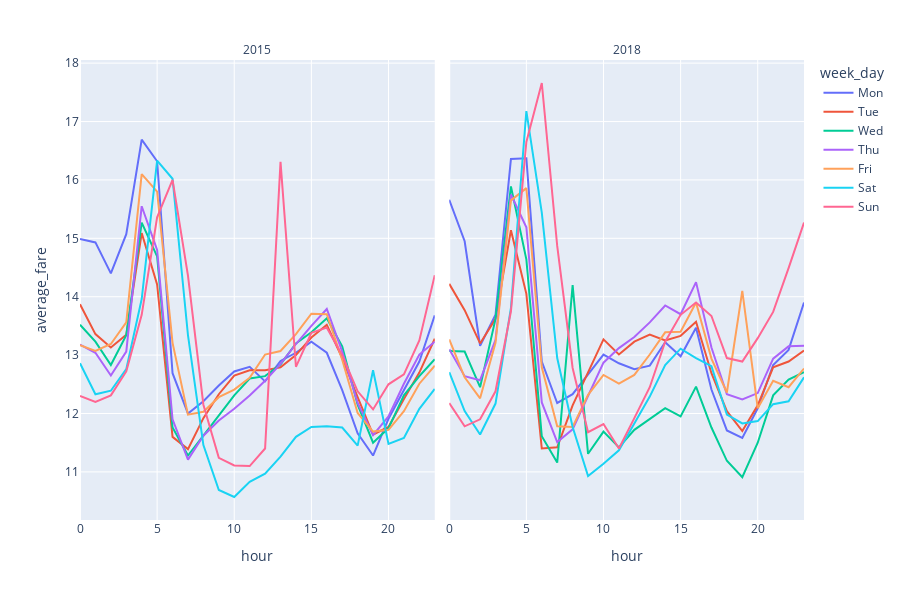

Notebook source saved alongside this figure:
### Code cell
plot_by_hour(pd_grp, "average_fare", 'Average fare')

### Figure 1 — Plotly figure (JSON) as saved in the notebook; plotly's stock layout.template omitted (floating-point values rounded to 4 significant figures)
{"data": [{"hovertemplate": "<b>%{hovertext}</b><br><br>week_day=Mon<br>year=2015<br>hour=%{x}<br>average_fare=%{y}<extra></extra>", "hovertext": ["2015", "2015", "2015", "2015", "2015", "2015", "2015", "2015", "2015", "2015", "2015", "2015", "2015", "2015", "2015", "2015", "2015", "2015", "2015", "2015", "2015", "2015", "2015", "2015"], "legendgroup": "Mon", "line": {"color": "#636efa", "dash": "solid"}, "mode": "lines", "name": "Mon", "orientation": "v", "showlegend": true, "type": "scatter", "x": [0, 1, 2, 3, 4, 5, 6, 7, 8, 9, 10, 11, 12, 13, 14, 15, 16, 17, 18, 19, 20, 21, 22, 23], "xaxis": "x", "y": [14.99, 14.93, 14.4, 15.07, 16.69, 16.32, 12.69, 12, 12.21, 12.48, 12.72, 12.8, 12.55, 12.9, 13.04, 13.23, 13.04, 12.4, 11.66, 11.28, 11.91, 12.39, 12.89, 13.68], "yaxis": "y"}, {"hovertemplate": "<b>%{hovertext}</b><br><br>week_day=Mon<br>year=2018<br>hour=%{x}<br>average_fare=%{y}<extra></extra>", "hovertext": ["2018", "2018", "2018", "2018", "2018", "2018", "2018", "2018", "2018", "2018", "2018", "2018", "2018", "2018", "2018", "2018", "2018", "2018", "2018", "2018", "2018", "2018", "2018", "2018"], "legendgroup": "Mon", "line": {"color": "#636efa", "dash": "solid"}, "mode": "lines", "name": "Mon", "orientation": "v", "showlegend": false, "type": "scatter", "x": [0, 1, 2, 3, 4, 5, 6, 7, 8, 9, 10, 11, 12, 13, 14, 15, 16, 17, 18, 19, 20, 21, 22, 23], "xaxis": "x2", "y": [15.66, 14.95, 13.16, 13.69, 16.36, 16.37, 12.89, 12.18, 12.33, 12.67, 13.01, 12.86, 12.76, 12.82, 13.22, 12.98, 13.47, 12.41, 11.71, 11.58, 12.09, 12.83, 13.09, 13.9], "yaxis": "y2"}, {"hovertemplate": "<b>%{hovertext}</b><br><br>week_day=Tue<br>year=2015<br>hour=%{x}<br>average_fare=%{y}<extra></extra>", "hovertext": ["2015", "2015", "2015", "2015", "2015", "2015", "2015", "2015", "2015", "2015", "2015", "2015", "2015", "2015", "2015", "2015", "2015", "2015", "2015", "2015", "2015", "2015", "2015", "2015"], "legendgroup": "Tue", "line": {"color": "#EF553B", "dash": "solid"}, "mode": "lines", "name": "Tue", "orientation": "v", "showlegend": true, "type": "scatter", "x": [0, 1, 2, 3, 4, 5, 6, 7, 8, 9, 10, 11, 12, 13, 14, 15, 16, 17, 18, 19, 20, 21, 22, 23], "xaxis": "x", "y": [13.87, 13.36, 13.13, 13.35, 15.09, 14.21, 11.6, 11.39, 11.92, 12.33, 12.65, 12.74, 12.74, 12.79, 13, 13.3, 13.52, 12.95, 12.28, 11.64, 11.77, 12.25, 12.7, 13.28], "yaxis": "y"}, {"hovertemplate": "<b>%{hovertext}</b><br><br>week_day=Tue<br>year=2018<br>hour=%{x}<br>average_fare=%{y}<extra></extra>", "hovertext": ["2018", "2018", "2018", "2018", "2018", "2018", "2018", "2018", "2018", "2018", "2018", "2018", "2018", "2018", "2018", "2018", "2018", "2018", "2018", "2018", "2018", "2018", "2018", "2018"], "legendgroup": "Tue", "line": {"color": "#EF553B", "dash": "solid"}, "mode": "lines", "name": "Tue", "orientation": "v", "showlegend": false, "type": "scatter", "x": [0, 1, 2, 3, 4, 5, 6, 7, 8, 9, 10, 11, 12, 13, 14, 15, 16, 17, 18, 19, 20, 21, 22, 23], "xaxis": "x2", "y": [14.22, 13.77, 13.2, 13.62, 15.14, 14.05, 11.4, 11.42, 12.14, 12.71, 13.27, 13.01, 13.23, 13.35, 13.25, 13.33, 13.57, 12.69, 12.04, 11.7, 12.14, 12.79, 12.89, 13.08], "yaxis": "y2"}, {"hovertemplate": "<b>%{hovertext}</b><br><br>week_day=Wed<br>year=2015<br>hour=%{x}<br>average_fare=%{y}<extra></extra>", "hovertext": ["2015", "2015", "2015", "2015", "2015", "2015", "2015", "2015", "2015", "2015", "2015", "2015", "2015", "2015", "2015", "2015", "2015", "2015", "2015", "2015", "2015", "2015", "2015", "2015"], "legendgroup": "Wed", "line": {"color": "#00cc96", "dash": "solid"}, "mode": "lines", "name": "Wed", "orientation": "v", "showlegend": true, "type": "scatter", "x": [0, 1, 2, 3, 4, 5, 6, 7, 8, 9, 10, 11, 12, 13, 14, 15, 16, 17, 18, 19, 20, 21, 22, 23], "xaxis": "x", "y": [13.52, 13.23, 12.83, 13.34, 15.27, 14.69, 11.76, 11.28, 11.62, 11.97, 12.31, 12.6, 12.64, 12.84, 13.2, 13.39, 13.63, 13.15, 12.15, 11.5, 11.75, 12.31, 12.64, 12.93], "yaxis": "y"}, {"hovertemplate": "<b>%{hovertext}</b><br><br>week_day=Wed<br>year=2018<br>hour=%{x}<br>average_fare=%{y}<extra></extra>", "hovertext": ["2018", "2018", "2018", "2018", "2018", "2018", "2018", "2018", "2018", "2018", "2018", "2018", "2018", "2018", "2018", "2018", "2018", "2018", "2018", "2018", "2018", "2018", "2018", "2018"], "legendgroup": "Wed", "line": {"color": "#00cc96", "dash": "solid"}, "mode": "lines", "name": "Wed", "orientation": "v", "showlegend": false, "type": "scatter", "x": [0, 1, 2, 3, 4, 5, 6, 7, 8, 9, 10, 11, 12, 13, 14, 15, 16, 17, 18, 19, 20, 21, 22, 23], "xaxis": "x2", "y": [13.07, 13.06, 12.45, 13.62, 15.89, 14.64, 11.61, 11.16, 14.2, 11.31, 11.69, 11.42, 11.72, 11.91, 12.09, 11.95, 12.46, 11.76, 11.19, 10.91, 11.5, 12.31, 12.58, 12.71], "yaxis": "y2"}, {"hovertemplate": "<b>%{hovertext}</b><br><br>week_day=Thu<br>year=2015<br>hour=%{x}<br>average_fare=%{y}<extra></extra>", "hovertext": ["2015", "2015", "2015", "2015", "2015", "2015", "2015", "2015", "2015", "2015", "2015", "2015", "2015", "2015", "2015", "2015", "2015", "2015", "2015", "2015", "2015", "2015", "2015", "2015"], "legendgroup": "Thu", "line": {"color": "#ab63fa", "dash": "solid"}, "mode": "lines", "name": "Thu", "orientation": "v", "showlegend": true, "type": "scatter", "x": [0, 1, 2, 3, 4, 5, 6, 7, 8, 9, 10, 11, 12, 13, 14, 15, 16, 17, 18, 19, 20, 21, 22, 23], "xaxis": "x", "y": [13.18, 13.04, 12.65, 13.06, 15.55, 14.8, 11.9, 11.21, 11.62, 11.88, 12.08, 12.31, 12.56, 12.85, 13.19, 13.5, 13.79, 13.06, 12.18, 11.63, 11.95, 12.51, 13.01, 13.23], "yaxis": "y"}, {"hovertemplate": "<b>%{hovertext}</b><br><br>week_day=Thu<br>year=2018<br>hour=%{x}<br>average_fare=%{y}<extra></extra>", "hovertext": ["2018", "2018", "2018", "2018", "2018", "2018", "2018", "2018", "2018", "2018", "2018", "2018", "2018", "2018", "2018", "2018", "2018", "2018", "2018", "2018", "2018", "2018", "2018", "2018"], "legendgroup": "Thu", "line": {"color": "#ab63fa", "dash": "solid"}, "mode": "lines", "name": "Thu", "orientation": "v", "showlegend": false, "type": "scatter", "x": [0, 1, 2, 3, 4, 5, 6, 7, 8, 9, 10, 11, 12, 13, 14, 15, 16, 17, 18, 19, 20, 21, 22, 23], "xaxis": "x2", "y": [13.1, 12.64, 12.57, 13.26, 15.75, 15.19, 12.19, 11.51, 11.73, 12.3, 12.87, 13.12, 13.31, 13.56, 13.85, 13.7, 14.25, 13.13, 12.33, 12.24, 12.35, 12.94, 13.15, 13.16], "yaxis": "y2"}, {"hovertemplate": "<b>%{hovertext}</b><br><br>week_day=Fri<br>year=2015<br>hour=%{x}<br>average_fare=%{y}<extra></extra>", "hovertext": ["2015", "2015", "2015", "2015", "2015", "2015", "2015", "2015", "2015", "2015", "2015", "2015", "2015", "2015", "2015", "2015", "2015", "2015", "2015", "2015", "2015", "2015", "2015", "2015"], "legendgroup": "Fri", "line": {"color": "#FFA15A", "dash": "solid"}, "mode": "lines", "name": "Fri", "orientation": "v", "showlegend": true, "type": "scatter", "x": [0, 1, 2, 3, 4, 5, 6, 7, 8, 9, 10, 11, 12, 13, 14, 15, 16, 17, 18, 19, 20, 21, 22, 23], "xaxis": "x", "y": [13.17, 13.07, 13.19, 13.56, 16.1, 15.8, 13.21, 11.98, 12.03, 12.28, 12.41, 12.61, 13.01, 13.07, 13.36, 13.71, 13.7, 12.92, 12.01, 11.69, 11.72, 12.04, 12.51, 12.82], "yaxis": "y"}, {"hovertemplate": "<b>%{hovertext}</b><br><br>week_day=Fri<br>year=2018<br>hour=%{x}<br>average_fare=%{y}<extra></extra>", "hovertext": ["2018", "2018", "2018", "2018", "2018", "2018", "2018", "2018", "2018", "2018", "2018", "2018", "2018", "2018", "2018", "2018", "2018", "2018", "2018", "2018", "2018", "2018", "2018", "2018"], "legendgroup": "Fri", "line": {"color": "#FFA15A", "dash": "solid"}, "mode": "lines", "name": "Fri", "orientation": "v", "showlegend": false, "type": "scatter", "x": [0, 1, 2, 3, 4, 5, 6, 7, 8, 9, 10, 11, 12, 13, 14, 15, 16, 17, 18, 19, 20, 21, 22, 23], "xaxis": "x2", "y": [13.27, 12.62, 12.26, 13.21, 15.65, 15.86, 12.79, 11.78, 11.77, 12.32, 12.66, 12.51, 12.66, 13.01, 13.39, 13.4, 13.9, 12.94, 12.36, 14.1, 12.09, 12.56, 12.45, 12.77], "yaxis": "y2"}, {"hovertemplate": "<b>%{hovertext}</b><br><br>week_day=Sat<br>year=2015<br>hour=%{x}<br>average_fare=%{y}<extra></extra>", "hovertext": ["2015", "2015", "2015", "2015", "2015", "2015", "2015", "2015", "2015", "2015", "2015", "2015", "2015", "2015", "2015", "2015", "2015", "2015", "2015", "2015", "2015", "2015", "2015", "2015"], "legendgroup": "Sat", "line": {"color": "#19d3f3", "dash": "solid"}, "mode": "lines", "name": "Sat", "orientation": "v", "showlegend": true, "type": "scatter", "x": [0, 1, 2, 3, 4, 5, 6, 7, 8, 9, 10, 11, 12, 13, 14, 15, 16, 17, 18, 19, 20, 21, 22, 23], "xaxis": "x", "y": [12.86, 12.33, 12.39, 12.76, 13.96, 16.33, 16.02, 13.34, 11.46, 10.69, 10.57, 10.83, 10.97, 11.26, 11.6, 11.77, 11.78, 11.76, 11.45, 12.74, 11.48, 11.58, 12.08, 12.42], "yaxis": "y"}, {"hovertemplate": "<b>%{hovertext}</b><br><br>week_day=Sat<br>year=2018<br>hour=%{x}<br>average_fare=%{y}<extra></extra>", "hovertext": ["2018", "2018", "2018", "2018", "2018", "2018", "2018", "2018", "2018", "2018", "2018", "2018", "2018", "2018", "2018", "2018", "2018", "2018", "2018", "2018", "2018", "2018", "2018", "2018"], "legendgroup": "Sat", "line": {"color": "#19d3f3", "dash": "solid"}, "mode": "lines", "name": "Sat", "orientation": "v", "showlegend": false, "type": "scatter", "x": [0, 1, 2, 3, 4, 5, 6, 7, 8, 9, 10, 11, 12, 13, 14, 15, 16, 17, 18, 19, 20, 21, 22, 23], "xaxis": "x2", "y": [12.71, 12.04, 11.64, 12.17, 13.81, 17.18, 15.44, 12.95, 11.77, 10.93, 11.14, 11.37, 11.83, 12.29, 12.83, 13.11, 12.95, 12.81, 11.98, 11.83, 11.87, 12.16, 12.21, 12.62], "yaxis": "y2"}, {"hovertemplate": "<b>%{hovertext}</b><br><br>week_day=Sun<br>year=2015<br>hour=%{x}<br>average_fare=%{y}<extra></extra>", "hovertext": ["2015", "2015", "2015", "2015", "2015", "2015", "2015", "2015", "2015", "2015", "2015", "2015", "2015", "2015", "2015", "2015", "2015", "2015", "2015", "2015", "2015", "2015", "2015", "2015"], "legendgroup": "Sun", "line": {"color": "#FF6692", "dash": "solid"}, "mode": "lines", "name": "Sun", "orientation": "v", "showlegend": true, "type": "scatter", "x": [0, 1, 2, 3, 4, 5, 6, 7, 8, 9, 10, 11, 12, 13, 14, 15, 16, 17, 18, 19, 20, 21, 22, 23], "xaxis": "x", "y": [12.3, 12.2, 12.31, 12.72, 13.69, 15.36, 16, 14.36, 12.15, 11.24, 11.11, 11.1, 11.4, 16.31, 12.8, 13.38, 13.47, 13, 12.38, 12.07, 12.5, 12.67, 13.25, 14.37], "yaxis": "y"}, {"hovertemplate": "<b>%{hovertext}</b><br><br>week_day=Sun<br>year=2018<br>hour=%{x}<br>average_fare=%{y}<extra></extra>", "hovertext": ["2018", "2018", "2018", "2018", "2018", "2018", "2018", "2018", "2018", "2018", "2018", "2018", "2018", "2018", "2018", "2018", "2018", "2018", "2018", "2018", "2018", "2018", "2018", "2018"], "legendgroup": "Sun", "line": {"color": "#FF6692", "dash": "solid"}, "mode": "lines", "name": "Sun", "orientation": "v", "showlegend": false, "type": "scatter", "x": [0, 1, 2, 3, 4, 5, 6, 7, 8, 9, 10, 11, 12, 13, 14, 15, 16, 17, 18, 19, 20, 21, 22, 23], "xaxis": "x2", "y": [12.18, 11.78, 11.9, 12.38, 13.75, 16.65, 17.66, 14.87, 12.78, 11.68, 11.82, 11.4, 11.92, 12.45, 13.23, 13.69, 13.9, 13.67, 12.95, 12.89, 13.29, 13.74, 14.49, 15.27], "yaxis": "y2"}], "layout": {"annotations": [{"font": {}, "showarrow": false, "text": "2015", "x": 0.245, "xanchor": "center", "xref": "paper", "y": 1, "yanchor": "bottom", "yref": "paper"}, {"font": {}, "showarrow": false, "text": "2018", "x": 0.755, "xanchor": "center", "xref": "paper", "y": 1, "yanchor": "bottom", "yref": "paper"}], "autosize": false, "height": 600, "legend": {"title": {"text": "week_day"}, "tracegroupgap": 0}, "margin": {"t": 60}, "width": 900, "xaxis": {"anchor": "y", "domain": [0, 0.49], "showticklabels": true, "title": {"text": "hour"}}, "xaxis2": {"anchor": "y2", "domain": [0.51, 1], "matches": "x", "showticklabels": true, "title": {"text": "hour"}}, "yaxis": {"anchor": "x", "domain": [0, 1], "title": {"text": "average_fare"}}, "yaxis2": {"anchor": "x2", "domain": [0, 1], "matches": "y", "showticklabels": false}}}
